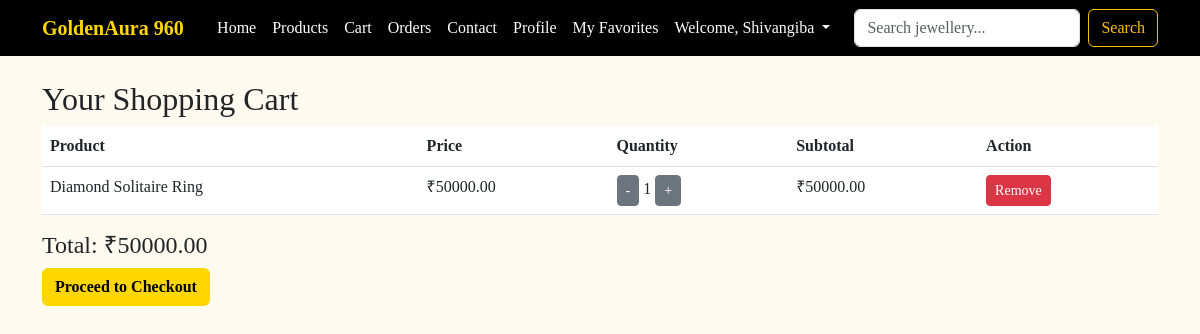
The app's page /cart/ (signed in), older data.
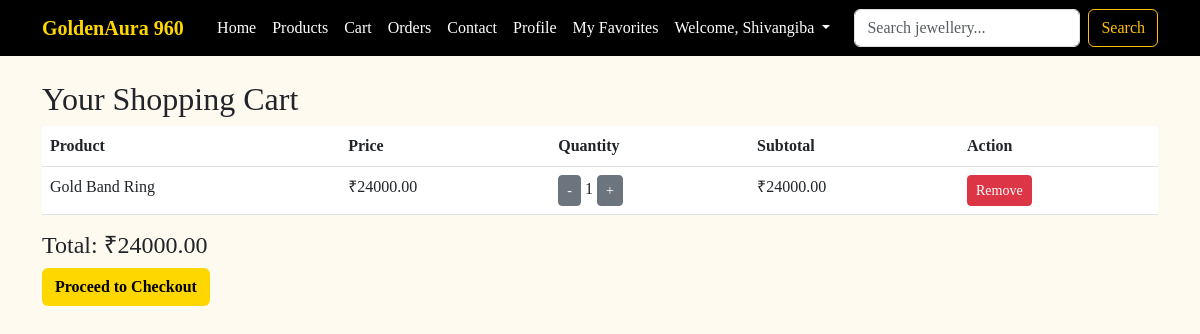
The same page, newer data.
### store/models.py (models this page shows, shortened)
class Cart(models.Model):
    user = models.ForeignKey(User, on_delete=models.CASCADE)
    product = models.ForeignKey(Product, on_delete=models.CASCADE)
    quantity = models.PositiveIntegerField(default=1)

class Product(models.Model):
    category = models.ForeignKey(Category, on_delete=models.CASCADE, related_name="products")
    name = models.CharField(max_length=200)
    price = models.DecimalField(max_digits=10, decimal_places=2)
    description = models.TextField()
    image = models.ImageField(upload_to="products/")

### store/views.py (the view)
# urls.py: path("cart/", views.cart, name="cart"),
def cart(request):
    cart_items = Cart.objects.filter(user=request.user)
    for item in cart_items:
        item.subtotal = item.product.price * item.quantity
    total = sum(item.subtotal for item in cart_items)
    return render(request, "store/cart.html", {
        "cart_items": cart_items,
        "total": total
    })

### store/templates/store/cart.html (shortened to what this page needs)
{% extends "store/base.html" %}
{% block content %}
<h2>Your Shopping Cart</h2>
<table class="table">
  <thead>
    <tr>
      <th>Product</th>
      <th>Price</th>
      <th>Quantity</th>
      <th>Subtotal</th>
      <th>Action</th>
    </tr>
  </thead>
  <tbody>
    {% for item in cart_items %}
    <tr>
      <td>{{ item.product.name }}</td>
      <td>₹{{ item.product.price }}</td>
      <td>
        <a href="{% url 'update_cart' item.id 'decrease' %}" class="btn btn-sm btn-secondary">-</a>
        {{ item.quantity }}
        <a href="{% url 'update_cart' item.id 'increase' %}" class="btn btn-sm btn-secondary">+</a>
      </td>
      <td>₹{{ item.subtotal }}</td>
      <td>
        <a href="{% url 'remove_from_cart' item.id %}" class="btn btn-danger btn-sm">Remove</a>
      </td>
    </tr>
    {% endfor %}
  </tbody>
</table>
<h4>Total: ₹{{ total }}</h4>
<a href="{% url 'checkout' %}" class="btn btn-gold">Proceed to Checkout</a>
{% endblock %}

Row changes from the older to the newer data that the page shows:
removed Cart: product.name "Diamond Solitaire Ring", product.price "50000.00", quantity "1", subtotal "50000.00"
added Cart: product.name "Gold Band Ring", product.price "24000.00", quantity "1", subtotal "24000.00"
Text that changed along with them:
{{ total }}: "50000.00" → "24000.00"
